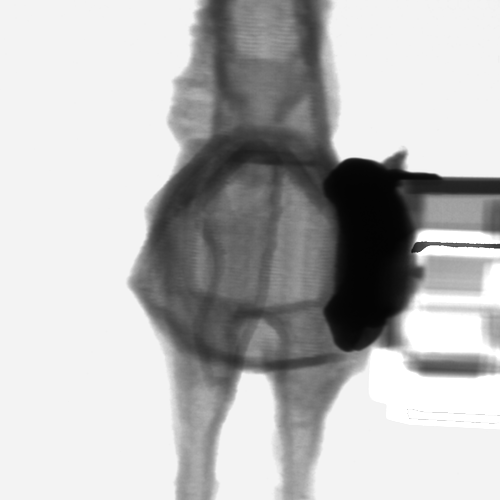
#> input picture ChevalHD_2/Projection0.png, 500 x 500 px; its folder holds only this picture in this run
$ python reconstruction_ct.py
#> lines starting #> are read from the running program, lines starting #| are printed output that depends on the picture
"""
Script de reconstruction tomodensitométrique 3D Haute Résolution et Haut SNR.
Configuration optimisée pour isoler la pièce en PLA et révéler son infill interne :
- Découpage tomographique le long des colonnes X (Axe de rotation physique).
- Plage sélectionnée X=80 à 320 pour isoler le cheval sans la pince métallique de droite.
- Destriping haute fidélité sur les sinogrammes (élimination complète des artéfacts d'anneaux).
- Calage sub-pixel du centre de rotation (COR = -11.6 px) par interpolation spline d'ordre 3.
- Rétroprojection filtrée 2D (FBP avec filtre Shepp-Logan).
- Débruitage léger à Variation Totale (TV) préservant les arêtes (suppression du bruit de photons).
- Masquage précis de la bordure externe du capteur (r <= 220 px).
- Visualiseur interactif 3D Napari (PyQt6).
"""

import os
os.environ['QT_API'] = 'pyqt6'

import glob
import re
import time
import numpy as np
from skimage.io import imread
from skimage.transform import iradon
from skimage.restoration import denoise_tv_chambolle
from joblib import Parallel, delayed
from tqdm import tqdm
import scipy.ndimage as ndi
import matplotlib.pyplot as plt


def get_ordered_projection_files(folder_path, total_angles=360.0, step=0.5):
    """Génère la liste ordonnée exacte de 0° à 360° selon les noms de fichiers."""
#> called with folder_path = 'ChevalHD_2', total_angles = 360, step = 0.5
    print(f"\n[1/5] Indexation stricte des 720 projections de 0° à {total_angles}°...")
    num_steps = int(round(total_angles / step))
    ordered_files = []
    ordered_angles = []

    for i in range(num_steps):
        deg = i * step
        candidates = [
            f"Projection{int(deg)}.png" if deg.is_integer() else f"Projection{deg}.png",
            f"Projection{deg:.1f}.png",
            f"Projection{int(deg)}.tif" if deg.is_integer() else f"Projection{deg}.tif",
        ]
        filepath = None
        for cand in candidates:
            p = os.path.join(folder_path, cand)
            if os.path.exists(p):
                filepath = p
                break
        if filepath:
            ordered_files.append(filepath)
            ordered_angles.append(deg)

    if len(ordered_files) == 0:
        all_files = sorted(glob.glob(os.path.join(folder_path, '*.png')))
        def get_deg(fp):
            m = re.search(r'(\d+(?:\.\d+)?)\.png$', fp)
            return float(m.group(1)) if m else -1.0
        ordered_files = sorted(all_files, key=get_deg)
        ordered_angles = [get_deg(f) for f in ordered_files]

    print(f" -> {len(ordered_files)} projections prêtes (0.0° à 359.5°).")
    return ordered_files, np.array(ordered_angles, dtype=np.float32)


def load_projections(file_list):
    """Charge les 720 images dans un tableau 3D."""
    print(f"\nChargement des {len(file_list)} images en mémoire...")
    imgs = []
    for f in tqdm(file_list, desc="Lecture des images", unit="img"):
        img = imread(f)
#> img is the input picture: shape (500, 500) uint16; min 940, max 65535, mean 47461.3
        if img.ndim == 3:
            img = img[:, :, 0]
        imgs.append(img)
    data = np.array(imgs, dtype=np.float32)
    return data


def normalize_and_destripe(proj):
    """
    Normalisation radiométrique de Beer-Lambert et suppression des artéfacts d'anneaux.
    Le destriping corrige les dérives stationnaires de sensibilité des pixels du détecteur.
    """
    print("\n[2/5] Normalisation Beer-Lambert & Suppression des artéfacts d'anneaux...")
    I0 = np.percentile(proj, 99.9)
#> I0 = 65535
    print(f" -> Intensité de référence (I0) : {I0:.1f}")
#|  -> Intensité de référence (I0) : 65535.0
    transmittance = np.clip(proj / I0, 1e-5, 1.0)
    absorbance = -np.log(transmittance)

    # Destriping le long de l'axe des angles (axis 0)
    proj_mean = np.mean(absorbance, axis=0)
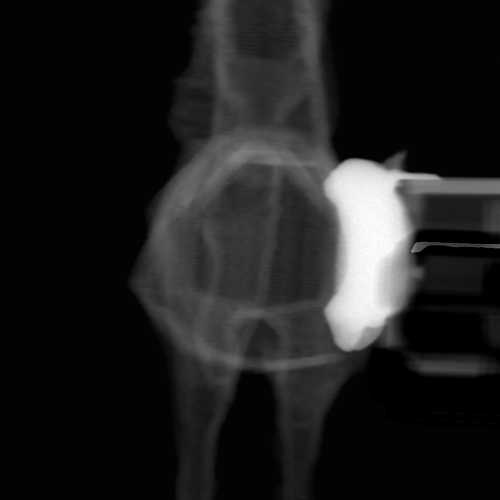
#> proj_mean: shape (500, 500) float32; min 0, max 4.24, mean 0.521; drawn with min black and max white
    proj_median = ndi.median_filter(proj_mean, size=(1, 9))
    stripes = proj_mean - proj_median
    absorbance_clean = absorbance - stripes[None, :, :]
    print(" -> Filtrage des bandes stationnaires appliqué (anneaux éliminés).")
    return absorbance_clean


def _reconstruct_slice_hd(sino_slice, angles_deg, cor_subpixel=-11.6, tv_weight=0.0004):
    """
    Reconstruction d'une coupe avec :
    1. Calage subpixel du centre de rotation (spline ordre 3)
    2. Rétroprojection filtrée (FBP Shepp-Logan)
    3. Débruitage Total Variation (TV) léger pour maximiser le SNR
    4. Masque propre pour exclure le bord du détecteur (r <= 220 px)
    """
    sino_shifted = ndi.shift(sino_slice, (0, cor_subpixel), order=3, mode='nearest')
    rec = iradon(sino_shifted.T, theta=angles_deg, filter_name='shepp-logan', circle=True)
    rec_denoised = denoise_tv_chambolle(rec, weight=tv_weight)

    ny, nz = rec_denoised.shape
    Y, Z = np.ogrid[:ny, :nz]
    rec_denoised[(Y - 250)**2 + (Z - 250)**2 > 220**2] = 0.0
    return rec_denoised


def reconstruct_3d_volume(sinograms, angles_deg, x_start=80, x_end=321, cor_subpixel=-11.6, n_jobs=-1):
    """Reconstruction tomographique 3D HD de la pièce isolée."""
#> called with sinograms = array of shape (1, 500, 500), angles_deg = array of shape (1,), x_start = 80, x_end = 321, cor_subpixel = -11.6, n_jobs = -1
    x_indices = np.arange(x_start, x_end, 1)
    print(f"\n[3/5] Reconstruction tomographique HD & Haut SNR ({len(x_indices)} coupes axiales)...")
    t0 = time.time()

    slices = Parallel(n_jobs=n_jobs)(
        delayed(_reconstruct_slice_hd)(sinograms[:, :, x], angles_deg, cor_subpixel=cor_subpixel)
        for x in tqdm(x_indices, desc="Calcul des coupes HD", unit="coupe")
    )
#> slices = 241 items
    volume = np.array(slices, dtype=np.float32)
    print(f" -> Reconstruction terminée en {time.time() - t0:.1f} secondes. Forme : {volume.shape}")
    return volume


# [67 lines left out: functions generate_summary_figure, view_volume, not called in this run]


if __name__ == '__main__':
    DOSSIER = 'ChevalHD_2'
    TOTAL_ANGLES = 360.0
    PAS = 0.5
    COR_SUBPIXEL = -11.6

    try:
        fichiers, angles = get_ordered_projection_files(DOSSIER, total_angles=TOTAL_ANGLES, step=PAS)
        projections = load_projections(fichiers)
        sinogrammes_propres = normalize_and_destripe(projections)
        volume = reconstruct_3d_volume(sinogrammes_propres, angles, cor_subpixel=COR_SUBPIXEL, x_start=80, x_end=321)

        np.save('volume_reconstruit.npy', volume)
        print(" -> Fichier 'volume_reconstruit.npy' mis à jour.")

        generate_summary_figure(volume)
        view_volume(volume)

    except Exception as e:
        print(f"\n[ERREUR] {e}")
        import traceback
        traceback.print_exc()

$ run again, on ChevalHD_2/Projection108.5.png
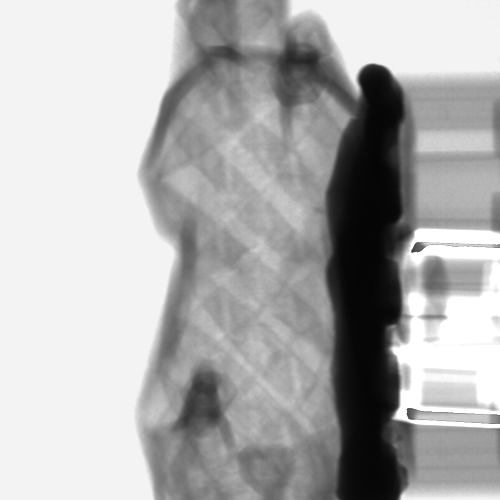
#> input picture ChevalHD_2/Projection108.5.png, 500 x 500 px
#> in load_projections, img is the input picture: shape (500, 500) uint16; min 1285, max 65535, mean 44973.9
#> I0 = 65535
#|  -> Intensité de référence (I0) : 65535.0
#> in normalize_and_destripe, `proj_mean = np.mean(absorbance, axis=0)`:
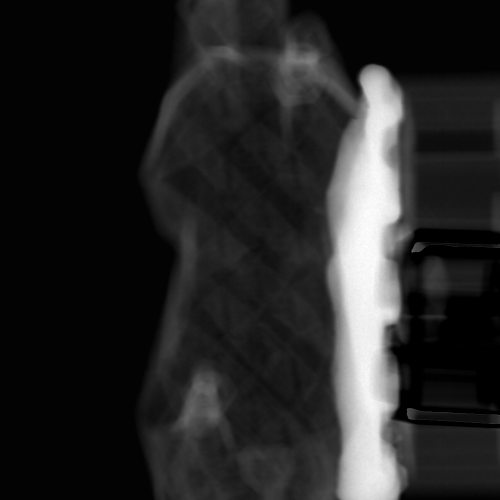
#> proj_mean: shape (500, 500) float32; min 0, max 3.93, mean 0.595; drawn with min black and max white
#> in normalize_and_destripe, `stripes = proj_mean - proj_median`:
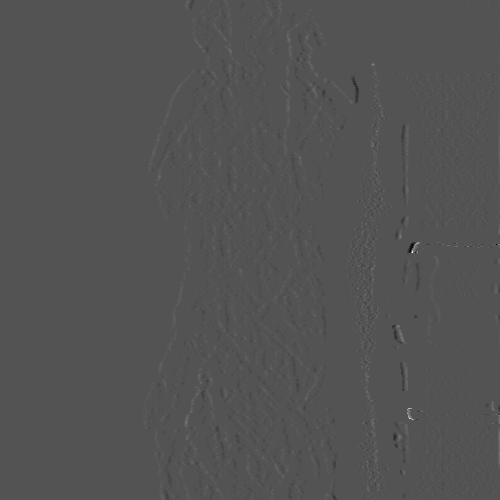
#> stripes: shape (500, 500) float32; min -0.341, max 0.699, mean 0.000339; drawn with min black and max white
#> slices = 241 items
